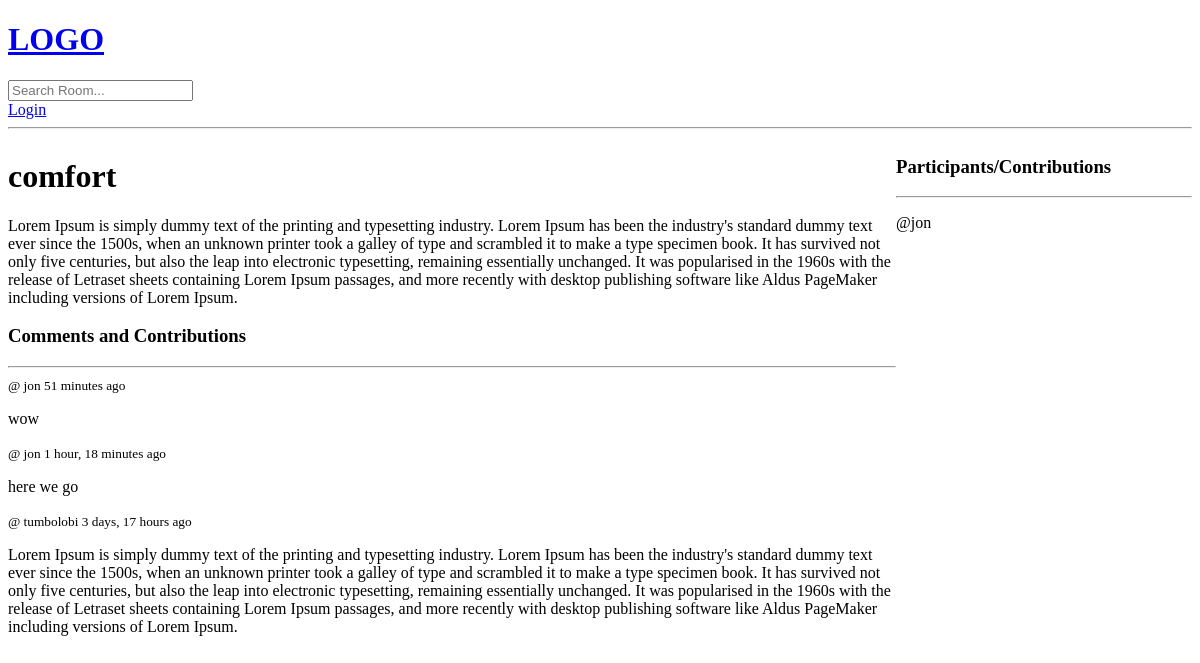
The app's page /room/1/, older data.
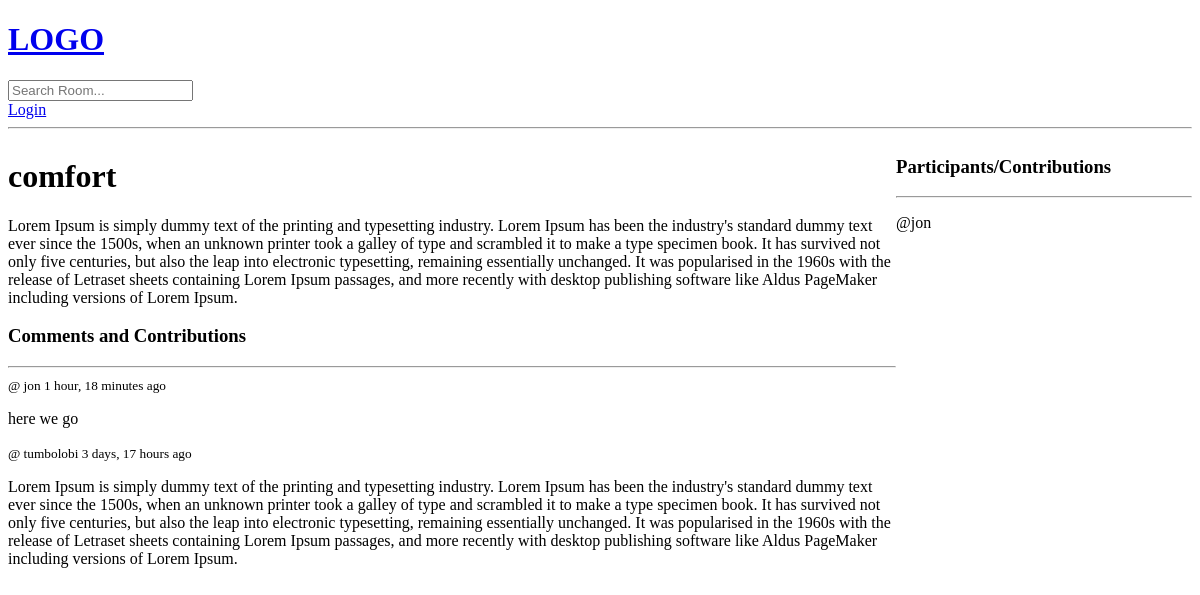
The same page, newer data.
### base/models.py (models this page shows, shortened)
class Message(models.Model):
    user = models.ForeignKey(User, on_delete=models.CASCADE)
    room = models.ForeignKey(Room, on_delete=models.CASCADE)
    body = models.TextField()
    update = models.DateTimeField(auto_now=True)
    created_at = models.DateTimeField(auto_now_add=True)

### base/views.py (the view, shortened to what this page needs)
# urls.py: path('room/<str:pk>/', views.room, name='room'),
def room(request, pk):
    room = Room.objects.get(id=pk)
    room_messages = room.message_set.all().order_by('-created_at')
    participants = room.participants.all()
    context = {'room': room, 'room_messages': room_messages, 'participants': participants}
    return render(request, "room.html", context)

### templates/room.html (shortened to what this page needs)
{% include 'main.html' %}
{% block content %}
    <div class="room-container">
    <div>
    <H1>
        {{ room.name }}
    </H1>
    <p>{{ room.description }}</p>
    <div class="comment-wrapper">
        <h3>Comments and Contributions</h3>
        <hr/>
        {% for message in room_messages %}
            <div>
                <small>@ {{ message.user }} {{ message.created_at|timesince }} ago</small>
                <p>{{ message.body }}</p>
            </div>
        {% endfor %}
    </div>
    </div>
    <div>
        <h3>Participants/Contributions</h3>
        <hr>
        {% for user in participants %}
            <div>
                <p>@{{ user.username }}</p>
            </div>
        {% endfor %}
    </div>
    </div>
{% endblock  %}

Row changes from the older to the newer data that the page shows:
removed Message: user "jon", created_at "51 minutes", body "wow"
